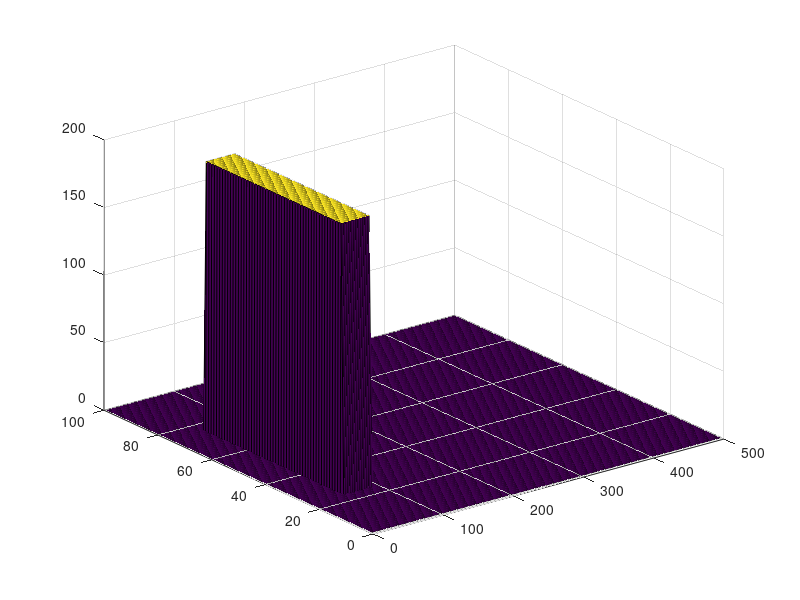

Reproduce this figure in MATLAB. (Note: this script raises an error after producing the figure.)
figure('units','normalized','outerposition',[0 0 1 1])

T = zeros(100,500);
T(25:75,50:90) = 200;

k = 0;
err = 0;
dt = 1;
h = 1;

v = [0 0.25];
surf(T)
grid on

vidObj = VideoWriter('heat_transfer');
vidObj.Quality = 25;
open(vidObj);

while (k<200)

k = k+1;
T_old = T;
    
for y = [2:size(T,2)-1]
   for x = [2:size(T,1)-1] 
       
      if((T(x,y)-T(x-1,y)) ~= 0)
       x;
       y;
      end

       velContribution = (v(1)*(T(x+1,y)-T(x-1,y)) + v(2)*(T(x,y+1)-T(x,y-1)));
       diffContribution = (T(x-1,y)-2*T(x,y)+T(x+1,y))/h + (T(x,y-1)-2*T(x,y)+T(x,y+1))/h;
       T(x,y) = T_old(x,y) + 0.1*diffContribution - velContribution;
      
   end
end
surf(T)
view([0 90])
currFrame = getframe;
writeVideo(vidObj,currFrame);
%pause(0.01)
%err = max(max(abs(T-T_old)));

end

close(vidObj);